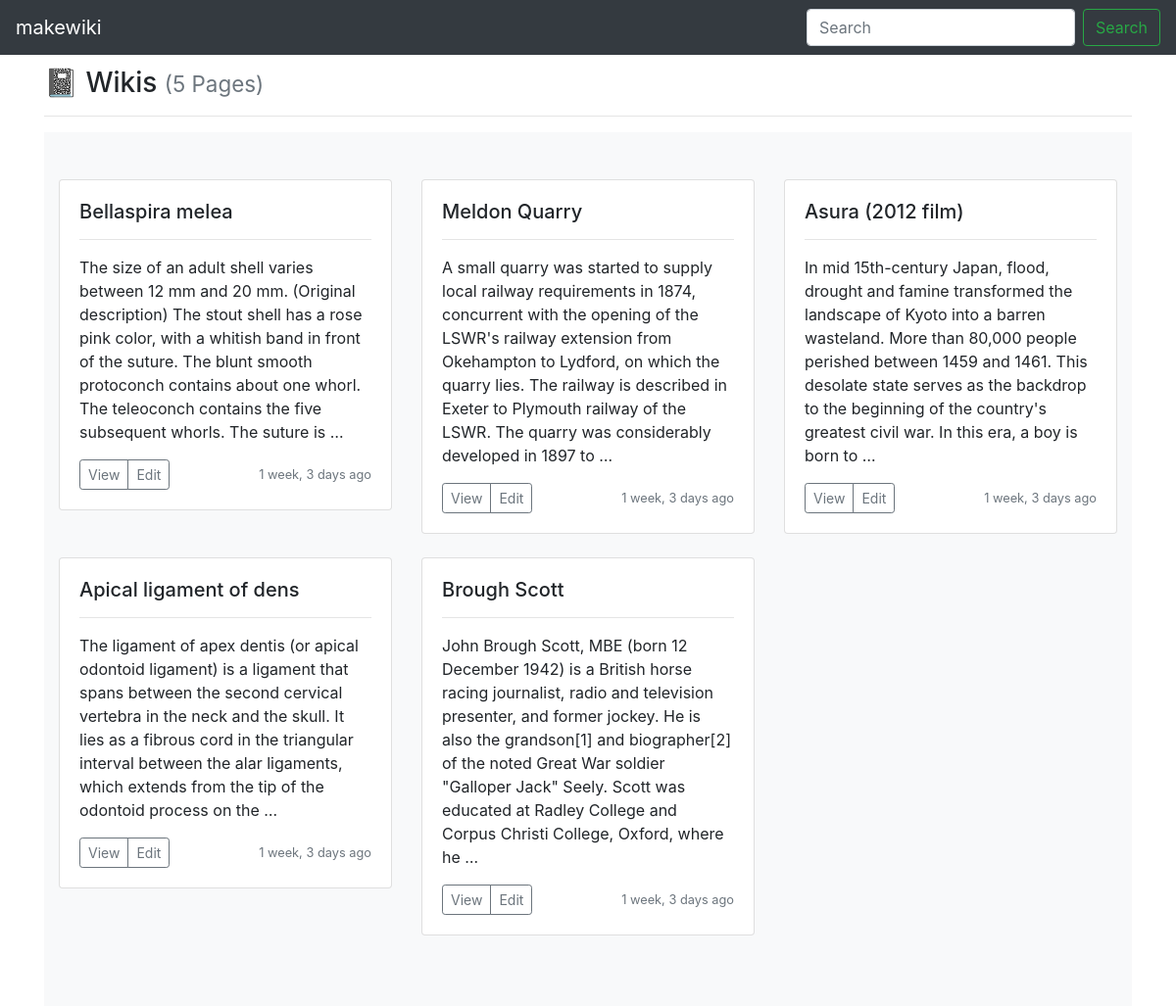
The app's page /, older data.
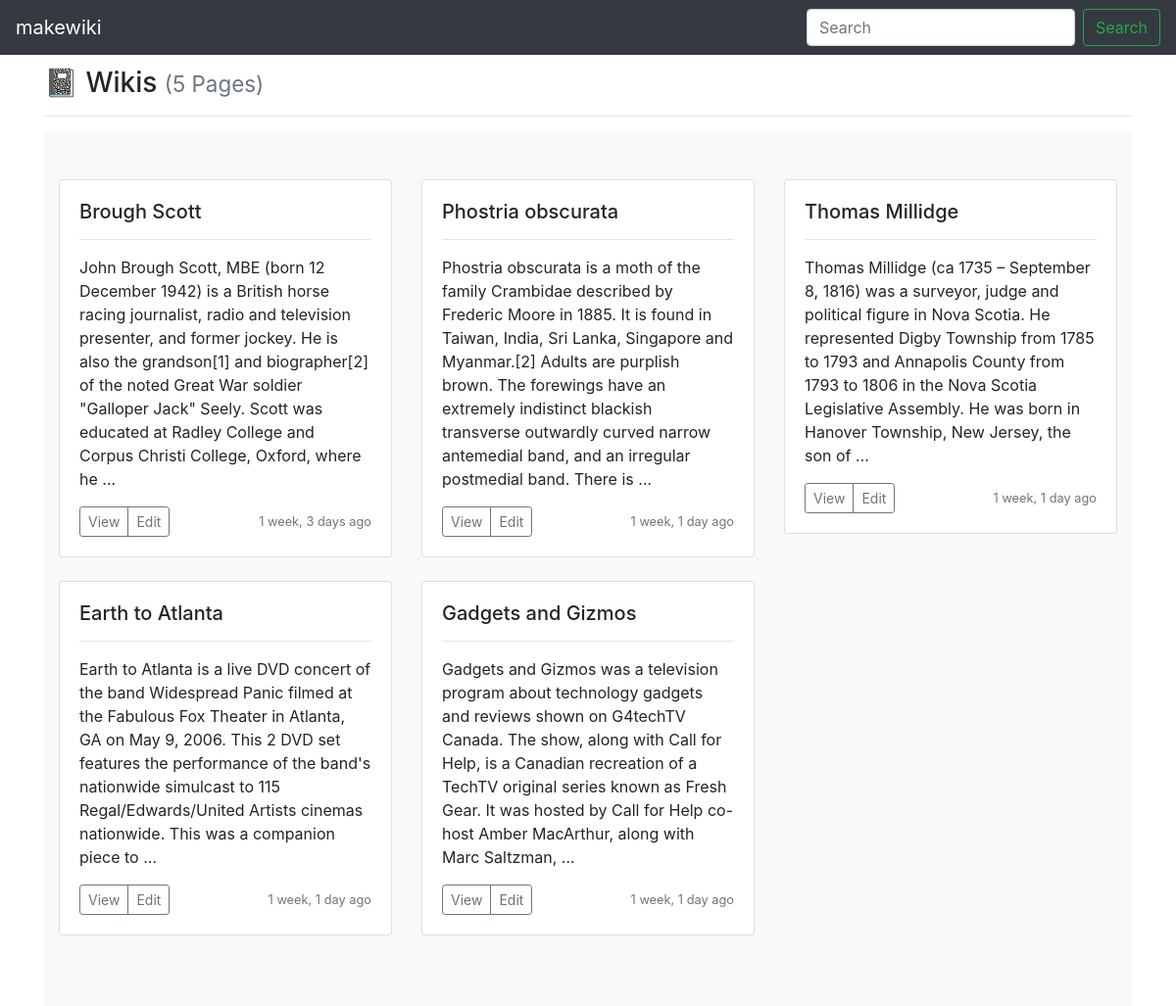
The same page, newer data.
### wiki/models.py (models this page shows, shortened)
class Page(models.Model):
    title = models.CharField(max_length=settings.WIKI_PAGE_TITLE_MAX_LENGTH, unique=True,
                             help_text="Title of your page.")
    author = models.ForeignKey(User, on_delete=models.PROTECT,
                               help_text="The user that posted this article.")
    slug = models.CharField(max_length=settings.WIKI_PAGE_TITLE_MAX_LENGTH, blank=True, editable=False,
                            help_text="Unique URL path to access this page. Generated by the system.")
    content = models.TextField(
        help_text="Write the content of your page here.")
    created = models.DateTimeField(auto_now_add=True,
                                   help_text="The date and time this page was created. Automatically generated when the model saves.")
    modified = models.DateTimeField(auto_now=True,
                                    help_text="The date and time this page was updated. Automatically generated when the model updates.")

### wiki/views.py (the view)
# urls.py: path('', PageList.as_view(), name='wiki-list-page'),
class PageList(ListView):
    model = Page
    def get(self, request):
        pages = self.get_queryset().all()
        return render(request, 'list.html', {'pages': pages})

### makewiki/templates/list.html
{% extends 'base.html' %}
{% block content %}
<h3>📓 Wikis {% if pages %}<small class="text-muted">({{ pages|length }} Page{{ pages|length|pluralize:"s" }})</small>{% endif %}</h3>
<hr>
<div class="album py-5 bg-light">
   <div class="container">
      <div class="row">
         {% for page in pages %}
         <div class="col-md-4">
            <div class="card mb-4 shadow-sm">
               <div class="card-body">
                  <h5 class="card-title">{{ page.title }}</h5>
                  <hr>
                  <p class="card-text">{{ page.content|truncatewords:50 }}</p>
                  <div class="d-flex justify-content-between align-items-center">
                     <div class="btn-group">
                        <button type="submit" class="btn btn-sm btn-outline-secondary" name="view"><a class="underline" href="{% url 'wiki-details-page' page.slug %}">View</a></button>
                        <button type="submit" class="btn btn-sm btn-outline-secondary" name="edit"><a class="underline" href="{% url 'wiki-edit-page' page.slug %}">Edit</a></button>
                     </div>
                     <small class="text-muted">{% load humanize %}{{ page.created|naturaltime }}</small>
                  </div>
               </div>
            </div>
         </div>
         {% if forloop.counter|divisibleby:3 %}
      </div>
      <div class="row">
         {% endif %}
         {% endfor %}
      </div>
   </div>
</div>
{% endblock %}

### makewiki/templates/base.html (shortened to what this page needs)
<!doctype html>
<html lang="en">
  <head>
    <link rel="stylesheet" href="https://maxcdn.bootstrapcdn.com/bootstrap/4.0.0/css/bootstrap.min.css"
>
  </head>
  <body style="margin-top:68px">
    <nav class="navbar navbar-expand-md navbar-dark bg-dark fixed-top">
      <a class="navbar-brand" href="{% url 'wiki-list-page' %}">makewiki</a>
      <div class="collapse navbar-collapse" id="navbarsExampleDefault">
        <form class="form-inline my-2 my-lg-0">
          <input class="form-control mr-sm-2" type="text" placeholder="Search" aria-label="Search">
          <button class="btn btn-outline-success my-2 my-sm-0" type="submit">Search</button>
        </form>
      </div>
    </nav>
    <main role="main" class="container">
        {% block content %}
        {% endblock %}
    </main>
  </body>
</html>

### makewiki/templates/base.html (style rules this page uses)
.underline { color: #6c757d; }

Row changes from the older to the newer data that the page shows:
removed Page: title "Bellaspira melea", content "The size of an adult shell varies between 12 mm and 20 mm. (Original description) The stout shell has a rose pink color, with a whitish band in front of the suture. The blunt smooth protoconch contains about one whorl. The teleoconch contains the five subsequent whorls. The suture is …", created "1 week, 3 days ago"
removed Page: title "Meldon Quarry", content "A small quarry was started to supply local railway requirements in 1874, concurrent with the opening of the LSWR's railway extension from Okehampton to Lydford, on which the quarry lies. The railway is described in Exeter to Plymouth railway of the LSWR. The quarry was considerably developed in 1897 to …", created "1 week, 3 days ago"
removed Page: title "Asura (2012 film)", content "In mid 15th-century Japan, flood, drought and famine transformed the landscape of Kyoto into a barren wasteland. More than 80,000 people perished between 1459 and 1461. This desolate state serves as the backdrop to the beginning of the country's greatest civil war. In this era, a boy is born to …", created "1 week, 3 days ago"
removed Page: title "Apical ligament of dens", content "The ligament of apex dentis (or apical odontoid ligament) is a ligament that spans between the second cervical vertebra in the neck and the skull. It lies as a fibrous cord in the triangular interval between the alar ligaments, which extends from the tip of the odontoid process on the …", created "1 week, 3 days ago"
added Page: title "Phostria obscurata", content "Phostria obscurata is a moth of the family Crambidae described by Frederic Moore in 1885. It is found in Taiwan, India, Sri Lanka, Singapore and Myanmar.[2] Adults are purplish brown. The forewings have an extremely indistinct blackish transverse outwardly curved narrow antemedial band, and an irregular postmedial band. There is …", created "1 week, 1 day ago"
added Page: title "Thomas Millidge", content "Thomas Millidge (ca 1735 – September 8, 1816) was a surveyor, judge and political figure in Nova Scotia. He represented Digby Township from 1785 to 1793 and Annapolis County from 1793 to 1806 in the Nova Scotia Legislative Assembly. He was born in Hanover Township, New Jersey, the son of …", created "1 week, 1 day ago"
added Page: title "Earth to Atlanta", content "Earth to Atlanta is a live DVD concert of the band Widespread Panic filmed at the Fabulous Fox Theater in Atlanta, GA on May 9, 2006. This 2 DVD set features the performance of the band's nationwide simulcast to 115 Regal/Edwards/United Artists cinemas nationwide. This was a companion piece to …", created "1 week, 1 day ago"
added Page: title "Gadgets and Gizmos", content "Gadgets and Gizmos was a television program about technology gadgets and reviews shown on G4techTV Canada. The show, along with Call for Help, is a Canadian recreation of a TechTV original series known as Fresh Gear. It was hosted by Call for Help co-host Amber MacArthur, along with Marc Saltzman, …", created "1 week, 1 day ago"
